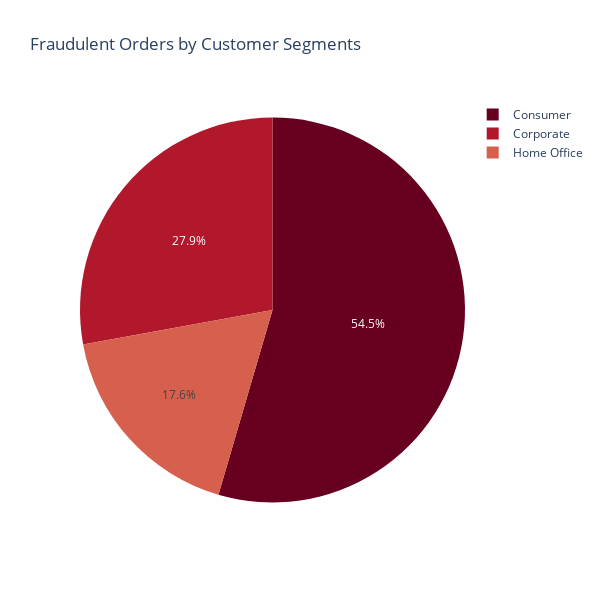

Here is the notebook cell this chart was saved with:
### Markdown cell above
# Customer Segment

### Code cell
#Customer Segments
data_Customer_Segment=supply_data_f.groupby(['Customer Segment','Order Status'])['Order Id'].count().reset_index(name='Number of Orders').sort_values(by= 'Number of Orders', ascending= False)
px.pie(data_Customer_Segment[data_Customer_Segment['Order Status']=='SUSPECTED_FRAUD'], values='Number of Orders', names= 'Customer Segment' , title= 'Fraudulent Orders by Customer Segments', 
       width=600 , height=600 , color_discrete_sequence = px.colors.sequential.RdBu)

### Figure 1 — Plotly figure (JSON) as saved in the notebook; plotly's stock layout.template omitted (floating-point values rounded to 4 significant figures)
{"data": [{"domain": {"x": [0, 1], "y": [0, 1]}, "hovertemplate": "Customer Segment=%{label}<br>Number of Orders=%{value}<extra></extra>", "labels": ["Consumer", "Corporate", "Home Office"], "legendgroup": "", "name": "", "showlegend": true, "type": "pie", "values": [2215, 1132, 715]}], "layout": {"height": 600, "legend": {"tracegroupgap": 0}, "piecolorway": ["rgb(103,0,31)", "rgb(178,24,43)", "rgb(214,96,77)", "rgb(244,165,130)", "rgb(253,219,199)", "rgb(247,247,247)", "rgb(209,229,240)", "rgb(146,197,222)", "rgb(67,147,195)", "rgb(33,102,172)", "rgb(5,48,97)"], "title": {"text": "Fraudulent Orders by Customer Segments"}, "width": 600}}
